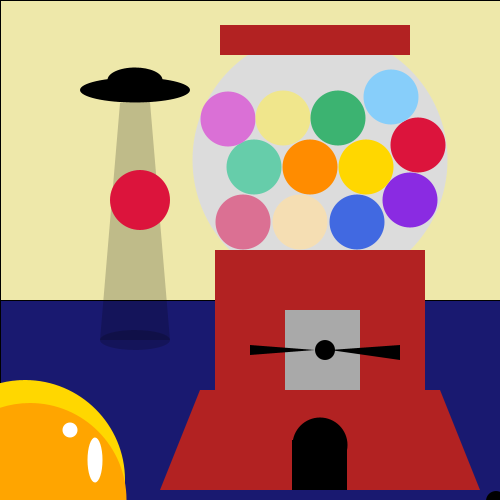
Frame 1 (no input)
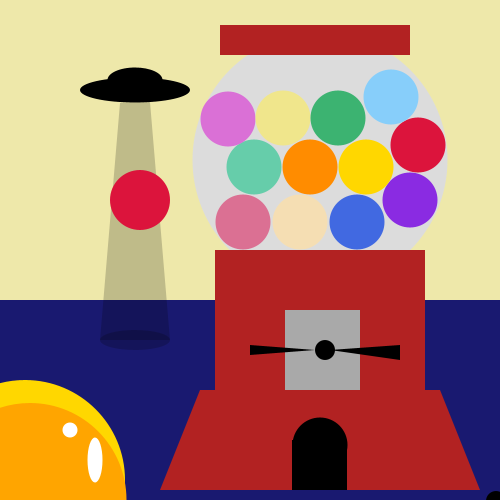
Frame 60 (the mouse pressed at the canvas centre just before this capture)
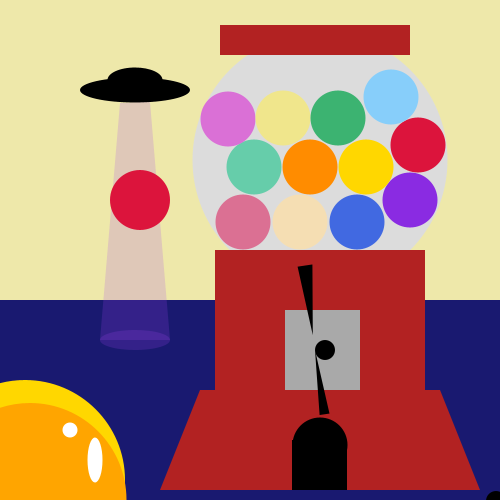
Frame 120 (the mouse held since frame 60 and released just before this capture)

The Processing sketch that drew these frames (run headless with seeded random() and noise(); from frame 60 on, the mouse is pressed at the canvas centre):

// Processing sketch: Week_2_homework
// ── Week_2_homework.pde
int gumball;
int gumballSize;
int gumballMachine;
int groundPosition;
int crank;
int x;
int y;
color value;
int size;
 int trianglex= 315, triangley= 350;
int angle = 0;


void setup() {
  size(500,500);
  background(250); 
 
  gumballMachine = 200;
  gumball = 300;
  gumballSize = 55;
  groundPosition = 300;
  crank = 20;
  x = width/3;
  y = height/3;
  int mouse;
   value = 0;
   size= 10;
   
   
   
}

void draw(){
  int Xmouse = mouseX;
  int Ymouse = mouseY;
  fill(238,232,170);
  rect(0, 0, width, height); //  background
  
  fill(25,25,112);
  rect(0, groundPosition, width, height); //  foreground

  
  fill(220,220,220);
  noStroke();
  ellipse(gumball +20, gumball -140, gumball-45, gumball-45); //  large circular holder of gumballs
  
  fill(245,222,179);
  ellipse(gumball, gumball-78, gumballSize, gumballSize); //  gumballs
  
  fill(219,112,147);
  ellipse(gumball-57, gumball-78, gumballSize, gumballSize); //  |
  
  fill(65,105,225);
  ellipse(gumball +57, gumball-78, gumballSize, gumballSize); //  |
  
  fill(138,43,226);
  ellipse(gumball +110, gumball-100, gumballSize, gumballSize); //  |
  
  fill(255,215,0);
  ellipse(gumball +66, gumball-133, gumballSize, gumballSize); //  |
  
  fill(255,140,0);
  ellipse(gumball +10, gumball-133, gumballSize, gumballSize); //  |
  
  fill(102,205,170);
  ellipse(254, 167, gumballSize, gumballSize); //  |
  
  fill(218,112,214);
  ellipse(228, 119, gumballSize, gumballSize); //  |
  
  fill(240,230,140);
  ellipse(283, 118, gumballSize, gumballSize); //  |
  
  fill(60,179,113);
  ellipse(gumball +38, 118, gumballSize, gumballSize); //  |
  
  fill(220,20,60);
  ellipse(418, 145, gumballSize, gumballSize); //  |
  
  fill(135,206,250);
  ellipse(391, 97, gumballSize, gumballSize); //  gumballs



  fill(178,34,34);
  noStroke();
  rect(gumballMachine +15, gumballMachine +50, gumballMachine +10, gumballMachine-20); //  main body of machine(with the crank on it)
  rect(gumballMachine, gumballMachine +190, gumballMachine +40, gumballMachine-100); //  rect below main body
  
  fill(0);
  ellipse(320, 445, gumballSize, gumballSize); //  slot where gumball comes out top ellipse 
  rect(292, 440, gumballSize, gumballSize-5); //  gumball exit slot bottom rect
 
 fill(178,34,34);
  triangle(200, 490, 200, 390, 160, 490); //  side of bottom rect(left)
  triangle(440, 390, 480, 490, 440, 490); //  side of bottom rect (right)
    
    
    
  fill(255,215,0);
  ellipse(25, 480, 200, 200); //  actual gumball in front(probs fell out of the machine) ;(
  fill(255,165,0);
  ellipse(30, 500, 193, 194);
  fill(255);
  ellipse(70, 430, 15, 15);
  ellipse(95, 460, 15, 45);
  
  fill(0); 
  ellipse( 135, 90, 110, 25); //  bottom ellipse of spaceship
  ellipse(135, 80, 55, 25); // top of spaceship
  

  
 
  fill(value, 50);
 ellipse(135, 340, 70, 20); // abduction circle
  fill(value, 50);
  quad(150, 102, 120, 103, 100, 340, 170, 340); //abduction light
  fill(169, 169, 169);
  rect(285, 310, 75, 80); //rect with crank(aka triangles)
  
  fill(178,34,34);
  rect(220, 25, 190, 30); //lid on top
  
  
 pushMatrix();
 translate(trianglex, triangley);
 rotate(degrees(mouseX));
 fill(0);
 //TRIANGLEX=315
 //TRIANGLEy=350
  triangle(0,0, 0-65, 0-5, 0-65, 0+5); //turning crank (left triangle)
  fill(0);
  triangle(0+15, 0, 0+85, 0-5, 0+85, 0+10); //turning crank (right triangle)
  popMatrix();
  
  
  pushMatrix();
  translate(width*.65, height*.7);
  fill(0);
  ellipse(0, 0, crank, crank); //circular center of crank
  ellipse(x+5, y-15, crank, crank);
  popMatrix();
  
 pushMatrix();
   scale(2);
    translate(-65, -80);
   fill(220,20,60);
   ellipse(135, 180, crank+size, crank+size); //gumball being abducted
   
   
 popMatrix();
}
void keyPressed(){
  if(key == CODED){
    if(keyCode == UP){
      size += 1; 
      //size ++; 
    }
    if(keyCode == DOWN){
      size --; 
    }
  }
}
void mousePressed() {
  //if (value == 0) {
  //  value = 255;
  //} else {
  //  value = 0;
  //}
  value = color (random(0,255),random(0,255),random(0,255));
  
  }
